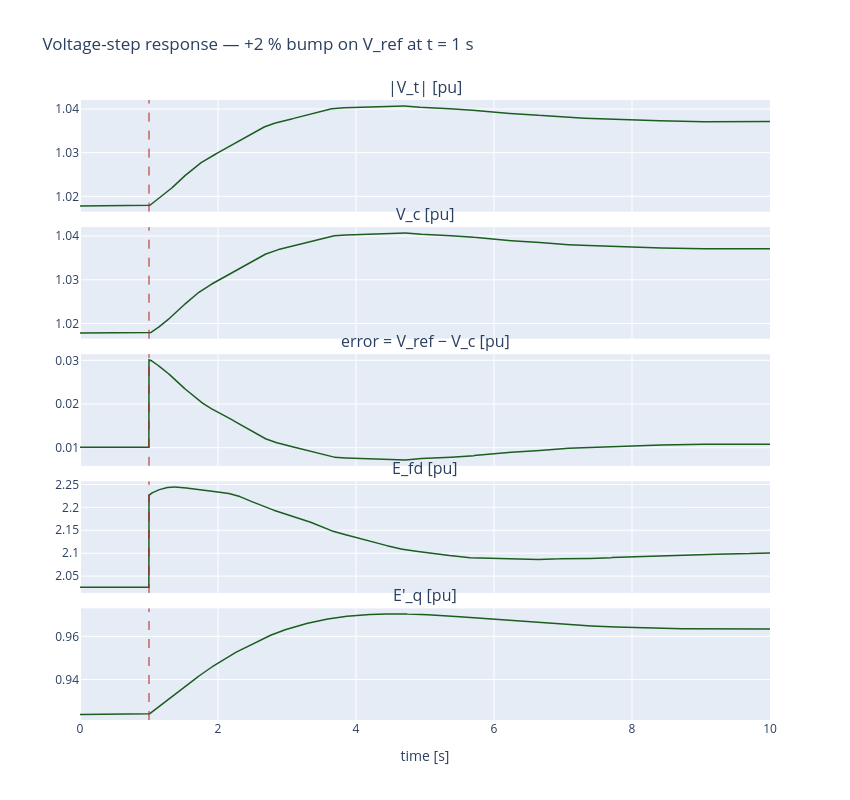

Write notebook code for a chart like this one.
### Code cell
# Plot |V|, V_c, error, Efd, E'q stacked.
t = res_step.t
panels = [
    ('|V_t| [pu]', res_step.traces['|V|']),
    ('V_c [pu]',   res_step.traces['Vc']),
    ('error = V_ref − V_c [pu]', res_step.traces['error']),
    ('E_fd [pu]',  res_step.traces['Efd']),
    ("E'_q [pu]",  res_step.traces['Eqp']),
]
fig = make_subplots(rows=len(panels), cols=1, shared_xaxes=True,
                    vertical_spacing=0.025,
                    subplot_titles=[p[0] for p in panels])
for i, (label, arr) in enumerate(panels, start=1):
    fig.add_trace(go.Scatter(x=t, y=arr, mode='lines',
                             line=dict(color='#1B5E20', width=1.5),
                             showlegend=False), row=i, col=1)
    fig.add_vline(x=1.0, line=dict(color='#B71C1C', dash='dash', width=1),
                  row=i, col=1)
fig.update_xaxes(title_text='time [s]', row=len(panels), col=1)
fig.update_layout(height=160 * len(panels), width=850,
                  title='Voltage-step response — +2 % bump on V_ref at t = 1 s')
fig.show()

# Print headline numbers.
i_pre = int(t.searchsorted(0.99))
i_end = -1
print(f'\\nVoltage-step headline numbers:')
print(f'  Pre-step  |V_t| = {res_step.traces["|V|"][i_pre]:.4f} pu')
print(f'  Final     |V_t| = {res_step.traces["|V|"][i_end]:.4f} pu '
      f'(delta = {res_step.traces["|V|"][i_end] - res_step.traces["|V|"][i_pre]:+.4f} pu)')
print(f'  Pre-step  E_fd  = {res_step.traces["Efd"][i_pre]:.4f} pu')
print(f'  Peak      E_fd  = {res_step.traces["Efd"][int(t.searchsorted(1.0)):].max():.4f} pu')
print(f'  Final     E_fd  = {res_step.traces["Efd"][i_end]:.4f} pu '
      f'(delta = {res_step.traces["Efd"][i_end] - res_step.traces["Efd"][i_pre]:+.4f} pu)')
print(f'  Time to |V_t| peak from step: ~{t[int(t.searchsorted(1.0)) + int(np.argmax(res_step.traces["|V|"][int(t.searchsorted(1.0)):]))] - 1.0:.2f} s')
print(f'  Dominant closed-loop time constant: T_d0_prime = {GENROU(D=3.0).params["Tdo_p"]:.1f} s')

### Figure 1 — Plotly figure (JSON) as saved in the notebook; plotly's stock layout.template omitted (floating-point values rounded to 4 significant figures; data arrays with more than 128 entries replaced by an {"elided": "..."} marker saying what was removed)
{"data": [{"line": {"color": "#1B5E20", "width": 1.5}, "mode": "lines", "showlegend": false, "type": "scatter", "x": {"elided": "5001 float values"}, "xaxis": "x", "y": {"elided": "5001 float values"}, "yaxis": "y"}, {"line": {"color": "#1B5E20", "width": 1.5}, "mode": "lines", "showlegend": false, "type": "scatter", "x": {"elided": "5001 float values"}, "xaxis": "x2", "y": {"elided": "5001 float values"}, "yaxis": "y2"}, {"line": {"color": "#1B5E20", "width": 1.5}, "mode": "lines", "showlegend": false, "type": "scatter", "x": {"elided": "5001 float values"}, "xaxis": "x3", "y": {"elided": "5001 float values"}, "yaxis": "y3"}, {"line": {"color": "#1B5E20", "width": 1.5}, "mode": "lines", "showlegend": false, "type": "scatter", "x": {"elided": "5001 float values"}, "xaxis": "x4", "y": {"elided": "5001 float values"}, "yaxis": "y4"}, {"line": {"color": "#1B5E20", "width": 1.5}, "mode": "lines", "showlegend": false, "type": "scatter", "x": {"elided": "5001 float values"}, "xaxis": "x5", "y": {"elided": "5001 float values"}, "yaxis": "y5"}], "layout": {"annotations": [{"font": {"size": 16}, "showarrow": false, "text": "|V_t| [pu]", "x": 0.5, "xanchor": "center", "xref": "paper", "y": 1.0, "yanchor": "bottom", "yref": "paper"}, {"font": {"size": 16}, "showarrow": false, "text": "V_c [pu]", "x": 0.5, "xanchor": "center", "xref": "paper", "y": 0.795, "yanchor": "bottom", "yref": "paper"}, {"font": {"size": 16}, "showarrow": false, "text": "error = V_ref − V_c [pu]", "x": 0.5, "xanchor": "center", "xref": "paper", "y": 0.59, "yanchor": "bottom", "yref": "paper"}, {"font": {"size": 16}, "showarrow": false, "text": "E_fd [pu]", "x": 0.5, "xanchor": "center", "xref": "paper", "y": 0.385, "yanchor": "bottom", "yref": "paper"}, {"font": {"size": 16}, "showarrow": false, "text": "E'_q [pu]", "x": 0.5, "xanchor": "center", "xref": "paper", "y": 0.18, "yanchor": "bottom", "yref": "paper"}], "height": 800, "shapes": [{"line": {"color": "#B71C1C", "dash": "dash", "width": 1}, "type": "line", "x0": 1.0, "x1": 1.0, "xref": "x", "y0": 0, "y1": 1, "yref": "y domain"}, {"line": {"color": "#B71C1C", "dash": "dash", "width": 1}, "type": "line", "x0": 1.0, "x1": 1.0, "xref": "x2", "y0": 0, "y1": 1, "yref": "y2 domain"}, {"line": {"color": "#B71C1C", "dash": "dash", "width": 1}, "type": "line", "x0": 1.0, "x1": 1.0, "xref": "x3", "y0": 0, "y1": 1, "yref": "y3 domain"}, {"line": {"color": "#B71C1C", "dash": "dash", "width": 1}, "type": "line", "x0": 1.0, "x1": 1.0, "xref": "x4", "y0": 0, "y1": 1, "yref": "y4 domain"}, {"line": {"color": "#B71C1C", "dash": "dash", "width": 1}, "type": "line", "x0": 1.0, "x1": 1.0, "xref": "x5", "y0": 0, "y1": 1, "yref": "y5 domain"}], "title": {"text": "Voltage-step response — +2 % bump on V_ref at t = 1 s"}, "width": 850, "xaxis": {"anchor": "y", "domain": [0.0, 1.0], "matches": "x5", "showticklabels": false}, "xaxis2": {"anchor": "y2", "domain": [0.0, 1.0], "matches": "x5", "showticklabels": false}, "xaxis3": {"anchor": "y3", "domain": [0.0, 1.0], "matches": "x5", "showticklabels": false}, "xaxis4": {"anchor": "y4", "domain": [0.0, 1.0], "matches": "x5", "showticklabels": false}, "xaxis5": {"anchor": "y5", "domain": [0.0, 1.0], "title": {"text": "time [s]"}}, "yaxis": {"anchor": "x", "domain": [0.82, 1.0]}, "yaxis2": {"anchor": "x2", "domain": [0.615, 0.795]}, "yaxis3": {"anchor": "x3", "domain": [0.41, 0.59]}, "yaxis4": {"anchor": "x4", "domain": [0.205, 0.385]}, "yaxis5": {"anchor": "x5", "domain": [0.0, 0.18]}}}
